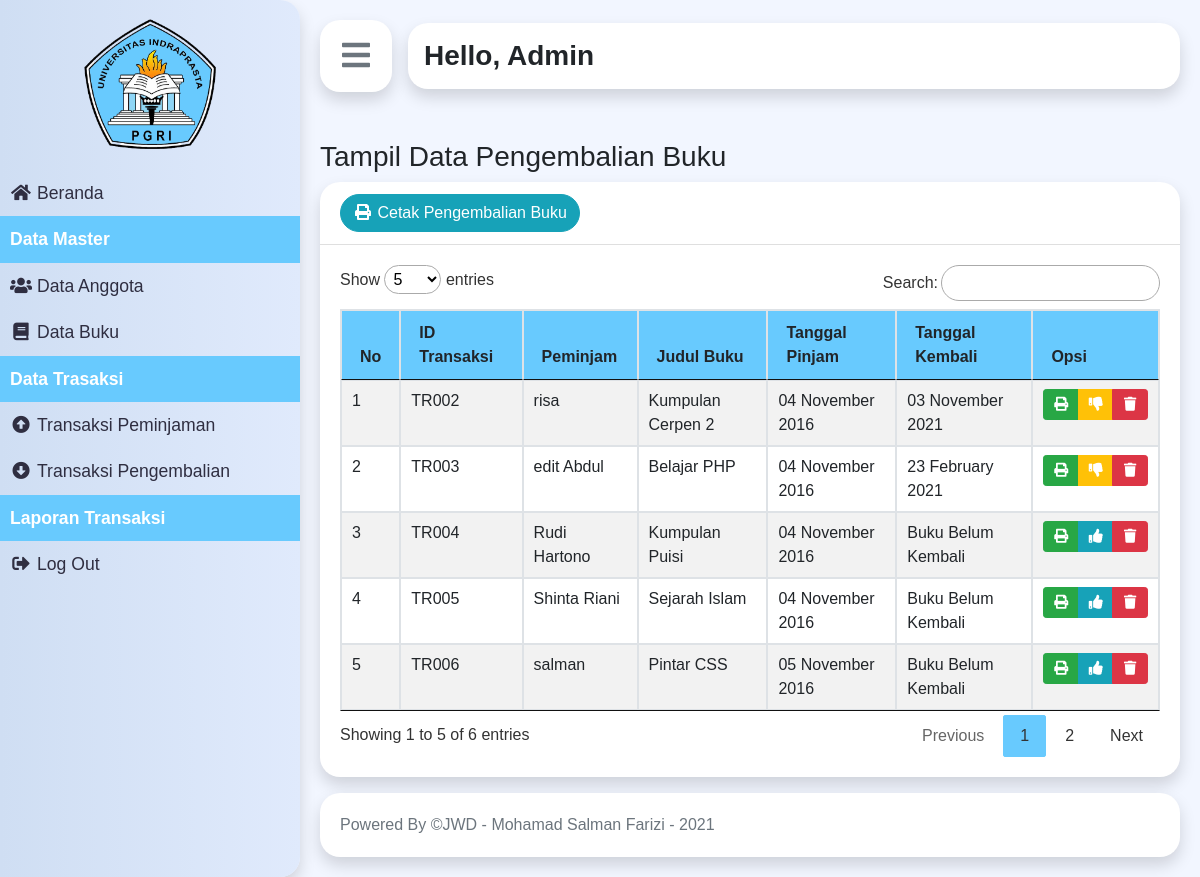
Screenshot of /index.php?p=pengembalian (signed in) with the database file from the repository.
### tables this page shows
CREATE TABLE `tbtransaksi` (
  `idtransaksi` varchar(5) NOT NULL,
  `idanggota` varchar(5) NOT NULL,
  `idbuku` varchar(5) NOT NULL,
  `tglpinjam` date NOT NULL,
  `tglkembali` date NOT NULL
);

CREATE TABLE `tbanggota` (
  `idanggota` varchar(5) NOT NULL,
  `nama` varchar(30) NOT NULL,
  `jeniskelamin` varchar(10) NOT NULL,
  `alamat` varchar(40) NOT NULL,
  `status` varchar(20) NOT NULL,
  `foto` varchar(100) DEFAULT NULL
);

CREATE TABLE `tbbuku` (
  `idbuku` varchar(5) NOT NULL,
  `judulbuku` varchar(50) NOT NULL,
  `kategori` varchar(50) NOT NULL,
  `pengarang` varchar(40) NOT NULL,
  `penerbit` varchar(40) NOT NULL,
  `status` varchar(10) NOT NULL
);

### pages/pengembalian.php (the view)
<?php
require('./controller/connection.php');
$buku = mysqli_query($con, "SELECT tbtransaksi.idtransaksi, tbtransaksi.tglpinjam, tbtransaksi.tglkembali, tbbuku.judulbuku, tbanggota.nama FROM tbtransaksi JOIN tbbuku ON tbbuku.idbuku =  tbtransaksi.idbuku JOIN tbanggota ON tbanggota.idanggota = tbtransaksi.idanggota");
?>
<div>
    <h3>Tampil Data Pengembalian Buku</h3>
</div>
<div class="card border-0 shadow">
    <div class="card-header">
        <a target="_blank" href="pages/cetakSemuaPengembalian.php" class="btn btn-info rounded-pill"><i class="fas fa-fw fa-print"></i> Cetak Pengembalian Buku</a>
    </div>
    <div class="card-body">
        <div class="table-responsive">
            <table id="dataTable" class="table table-bordered table-hover table-striped">
                <thead>
                    <tr class="bg-blue">
                        <th class="text-capitalize">No</th>
                        <th>ID Transaksi</th>
                        <th class="text-capitalize">Peminjam</th>
                        <th class="text-capitalize">Judul Buku</th>
                        <th class="text-capitalize">Tanggal Pinjam</th>
                        <th class="text-capitalize">Tanggal Kembali</th>
                        <th class="text-capitalize">opsi</th>
                    </tr>
                </thead>
                <tbody>
                    <?php foreach ($buku as $key => $value) : ?>
                        <tr>
                            <td><?= $key + 1; ?></td>
                            <td><?= $value['idtransaksi']; ?></td>
                            <td><?= $value['nama']; ?></td>
                            <td><?= $value['judulbuku']; ?></td>
                            <td><?= date('d F Y', strtotime($value['tglpinjam'])); ?></td>
                            <td><?= ($value['tglkembali'] == '1970-01-01') ? "Buku Belum Kembali" : date('d F Y', strtotime($value['tglkembali'])); ?></td>
                            <td>
                                <div class="btn-group" role="group" aria-label="Basic example">
                                    <a target="_blank" href="pages/cetakPengembalian.php?id=<?= $value['idtransaksi']; ?>" class="btn btn-sm btn-success"><i class="fas fa-fw fa-print"></i></a>
                                    <?php if ($value['tglkembali'] == '1970-01-01') : ?>
                                        <a href="index.php?p=pengembalianApprove&id=<?= $value['idtransaksi']; ?>" onclick="return confirm('Apakah anda yakin buku ini sudah kembali ?');" class="btn btn-sm btn-info"><i class="fas fa-fw fa-thumbs-up text-white"></i></a>
                                    <?php else: ?>
                                        <a href="index.php?p=pengembalianDisapprove&id=<?= $value['idtransaksi']; ?>" onclick="return confirm('Apakah anda yakin buku ini belum kembali ?');" class="btn btn-sm btn-warning"><i class="fas fa-fw fa-thumbs-down text-white"></i></a>
                                    <?php endif; ?>
                                    <a href="index.php?p=pengembalianDelete&id=<?= $value['idtransaksi']; ?>" onclick="return confirm('Apakah anda yakin ingin menhapus transaksi ini ?');" class="btn btn-sm btn-danger"><i class="fas fa-fw fa-trash"></i></a>
                                </div>
                            </td>
                        </tr>
                    <?php endforeach; ?>
                </tbody>
            </table>
        </div>
    </div>
</div>

### asset/css/style.css (style rules this page uses)
body { font-family: "Poppins", sans-serif; background: #fafafa; }
.card { border-radius: 20px; }
.card-header { background-color: transparent; }
.bg-blue { background-color: #68cafe; }

### rows the page displays
tbtransaksi: idtransaksi "TR002", idanggota.nama "risa", idbuku.judulbuku "Kumpulan Cerpen 2", tglpinjam "04 November 2016", tglkembali "03 November 2021"
tbtransaksi: idtransaksi "TR003", idanggota.nama "edit Abdul", idbuku.judulbuku "Belajar PHP", tglpinjam "04 November 2016", tglkembali "23 February 2021"
tbtransaksi: idtransaksi "TR004", idanggota.nama "Rudi Hartono", idbuku.judulbuku "Kumpulan Puisi", tglpinjam "04 November 2016", tglkembali "Buku Belum Kembali"
tbtransaksi: idtransaksi "TR005", idanggota.nama "Shinta Riani", idbuku.judulbuku "Sejarah Islam", tglpinjam "04 November 2016", tglkembali "Buku Belum Kembali"
tbtransaksi: idtransaksi "TR006", idanggota.nama "salman", idbuku.judulbuku "Pintar CSS", tglpinjam "05 November 2016", tglkembali "Buku Belum Kembali"

### other values shown
$_SESSION['nama'] "Admin"
